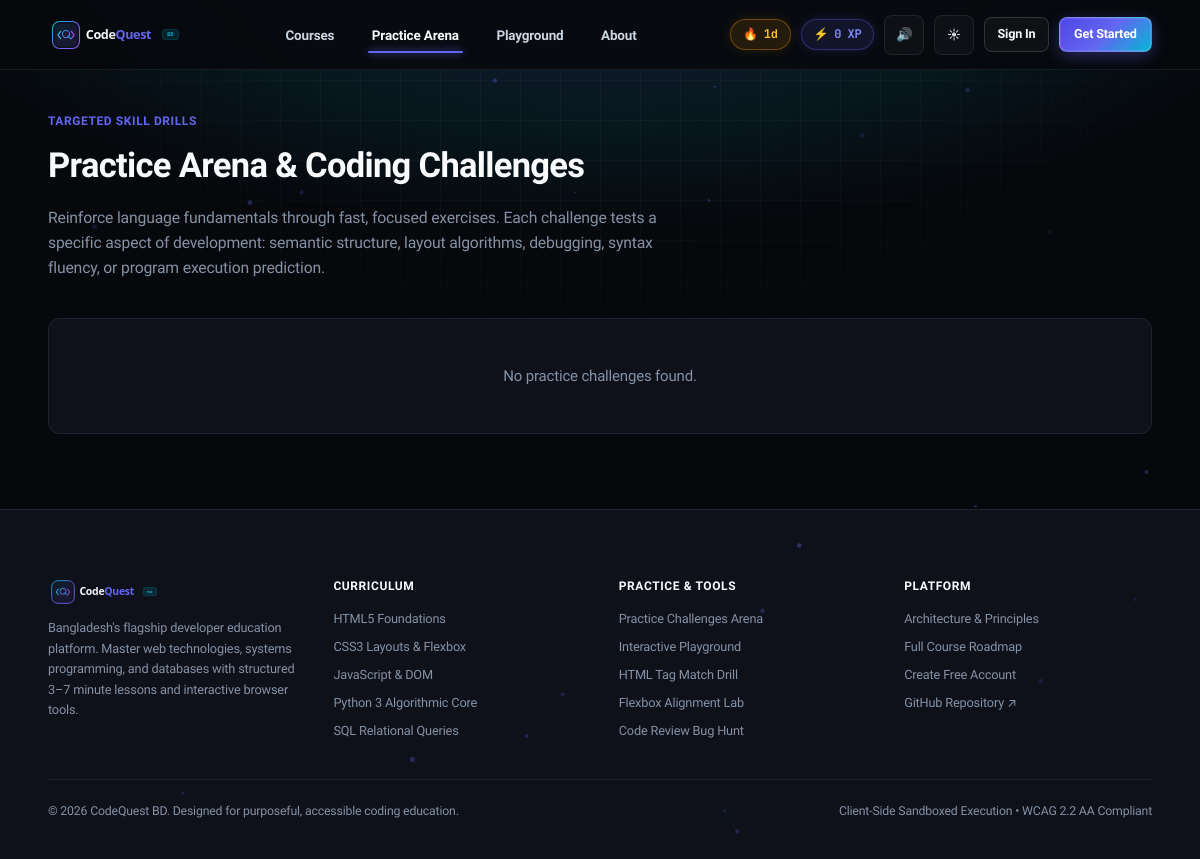
The page /games/ on the database as committed earlier.
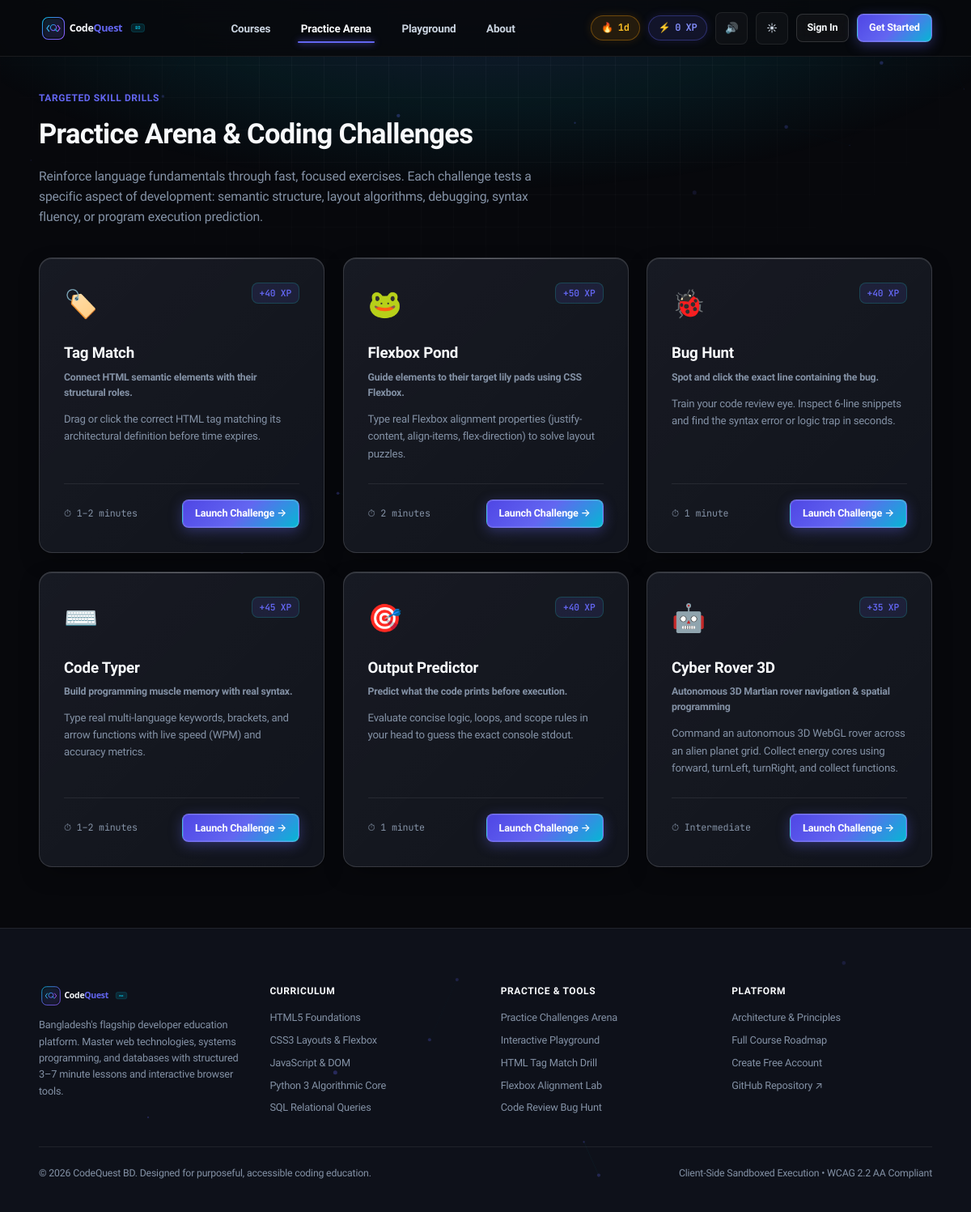
The same page on the database as committed later.
### learn/models.py (models this page shows, shortened)
class Game(models.Model):
    slug = models.SlugField(max_length=60, unique=True)
    title = models.CharField(max_length=120)
    tagline = models.CharField(max_length=240)
    description = models.TextField()
    category = models.CharField(max_length=80, default="Syntax Drill")
    difficulty = models.CharField(max_length=40, default="Beginner (1-2 min)")
    icon_svg = models.TextField(blank=True, default="")
    xp_per_win = models.PositiveIntegerField(default=50)
    order = models.PositiveIntegerField(default=0)
    class Meta:
        ordering = ["order", "id"]

### learn/views.py (the view)
# urls.py: path("games/", views.games_hub, name="games_hub"),
def games_hub(request):
    games = Game.objects.all()
    return render(request, "games/hub.html", {"games": games})

### learn/context_processors.py (called while the page is built, shortened)
def global_stats(request):
    xp = 0
    streak = 1
    completed_ids = []
    return {
        "ADMIN_URL": getattr(settings, "ADMIN_URL", "hidden-core-cms"),
        "user_xp": xp,
        "user_streak": streak,
        "completed_lesson_ids": completed_ids,
        "nav_languages": Language.objects.filter(is_active=True).prefetch_related("courses")[:6],
    }

### templates/games/hub.html (shortened to what this page needs)
{% extends "base.html" %}
{% block content %}
<div class="shell" style="padding-top: 2.5rem; padding-bottom: 5rem;">
  <div style="margin-bottom: 2.5rem;">
    <div style="display: inline-flex; align-items: center; gap: 0.5rem; font-size: 0.8rem; font-weight: 700; color: var(--accent); margin-bottom: 0.5rem; text-transform: uppercase; letter-spacing: 0.05em;">
      Targeted Skill Drills
    </div>
    <h1 style="font-size: 2.3rem; font-weight: 800; color: var(--text-primary); letter-spacing: -0.02em; margin-bottom: 0.75rem;">
      Practice Arena &amp; Coding Challenges
    </h1>
    <p style="font-size: 1.05rem; color: var(--text-muted); max-width: 650px; line-height: 1.6;">
      Reinforce language fundamentals through fast, focused exercises. Each challenge tests a specific aspect of development: semantic structure, layout algorithms, debugging, syntax fluency, or program execution prediction.
    </p>
  </div>
  <div style="display: grid; grid-template-columns: repeat(auto-fit, minmax(320px, 1fr)); gap: 1.5rem;">
    {% for game in games %}
    <div class="cq-card cq-card-interactive" style="display: flex; flex-direction: column; justify-content: space-between; padding: 2rem;">
      <div>
        <div style="display: flex; justify-content: space-between; align-items: flex-start; margin-bottom: 1.25rem;">
          <div style="font-size: 2.25rem;">{{ game.icon_svg|default:'🎯' }}</div>
          <span style="font-size: 0.75rem; font-family: var(--font-mono); font-weight: 600; color: var(--accent); background: var(--accent-subtle); border: 1px solid rgba(20, 184, 166, 0.25); padding: 0.2rem 0.6rem; border-radius: var(--radius-sm);">
            +{{ game.xp_per_win }} XP
          </span>
        </div>
        <h2 style="font-size: 1.25rem; font-weight: 700; color: var(--text-primary); margin-bottom: 0.35rem;">
          {{ game.title }}
        </h2>
        <div style="font-size: 0.82rem; font-weight: 600; color: var(--text-muted); margin-bottom: 0.75rem;">
          {{ game.tagline }}
        </div>
        <p style="font-size: 0.88rem; color: var(--text-muted); line-height: 1.6; margin-bottom: 1.75rem;">
          {{ game.description }}
        </p>
      </div>
      <div style="display: flex; align-items: center; justify-content: space-between; padding-top: 1.25rem; border-top: 1px solid var(--border-subtle);">
        <span style="font-size: 0.78rem; font-family: var(--font-mono); color: var(--text-muted);">
          ⏱ {{ game.difficulty }}
        </span>
        <a href="{% url 'game_play' game.slug %}" class="btn btn-primary" style="padding: 0.45rem 1rem; font-size: 0.84rem;">
          Launch Challenge &rarr;
        </a>
      </div>
    </div>
    {% empty %}
    <div style="grid-column: 1 / -1; text-align: center; padding: 3rem; color: var(--text-muted); background: var(--bg-surface); border-radius: var(--radius-md); border: 1px solid var(--border-subtle);">
      No practice challenges found.
    </div>
    {% endfor %}
  </div>
</div>
{% endblock %}

### templates/base.html (shortened to what this page needs)
{% load static %}
<!DOCTYPE html>
<html lang="en" data-theme="dark">
<head>
  <link rel="stylesheet" href="{% static 'css/codequest.css' %}?v=4.5" />
</head>
<body>
  <div class="ambient-glow-top"></div>
  <header class="cq-header">
    <div class="shell shell-wide">
      <nav class="cq-nav" aria-label="Main Navigation">
        <a href="{% url 'landing' %}" class="brand-logo" aria-label="CodeQuest Home">
          <img src="{% static 'img/logo.svg' %}" alt="CodeQuest BD" height="36" style="display: block; width: auto;" />
        </a>
        <ul class="nav-links">
          <li>
            <a href="{% url 'catalogue' %}" class="nav-link {% if '/courses/' in request.path %}active{% endif %}">
              Courses
            </a>
          </li>
          <li>
            <a href="{% url 'games_hub' %}" class="nav-link {% if '/games/' in request.path or '/practice/' in request.path %}active{% endif %}">
              Practice Arena
            </a>
          </li>
          <li>
            <a href="{% url 'playground' %}" class="nav-link {% if '/playground/' in request.path %}active{% endif %}">
              Playground
            </a>
          </li>
          <li>
            <a href="{% url 'about_view' %}" class="nav-link {% if '/about/' in request.path %}active{% endif %}">
              About
            </a>
          </li>
        </ul>
        <div class="nav-actions-cluster">
          <div class="streak-pill desktop-only-stat" title="Daily Learning Streak">
            <span>🔥</span>
            <span id="streakCount">{{ user_streak }}d</span>
          </div>
          <div class="xp-pill desktop-only-stat" title="Total XP Earned">
            <span>⚡</span>
            <span id="xpCount">{{ user_xp }}</span> XP
          </div>
          <button id="soundToggleBtn" class="btn btn-icon" title="Toggle Audio Feedback" aria-label="Toggle Audio Feedback">
          </button>
          <button id="themeToggleBtn" class="btn btn-icon" title="Toggle Light/Dark Theme" aria-label="Toggle Theme">
          </button>
          {% if user.is_authenticated %}
            <a href="{% url 'profile_view' %}" class="btn btn-ghost nav-auth-btn" style="padding: 0.45rem 0.85rem; font-size: 0.84rem;">
              Profile
            </a>
            <a href="{% url 'logout_view' %}" class="btn btn-ghost desktop-only-stat" style="padding: 0.45rem 0.75rem; font-size: 0.84rem; color: var(--text-muted);">
              Logout
            </a>
          {% else %}
            <a href="{% url 'login_view' %}" class="btn btn-ghost nav-auth-btn desktop-only-stat" style="padding: 0.45rem 0.85rem; font-size: 0.84rem;">
              Sign In
            </a>
            <a href="{% url 'signup_view' %}" class="btn btn-primary nav-auth-btn" style="padding: 0.45rem 0.95rem; font-size: 0.84rem;">
              Get Started
            </a>
          {% endif %}
        </div>
      </nav>
    </div>
  </header>
  <main style="flex: 1;">
    {% block content %}{% endblock %}
  </main>
  <footer class="cq-footer">
    <div class="shell">
      <div style="display: grid; grid-template-columns: repeat(auto-fit, minmax(220px, 1fr)); gap: 2.5rem; margin-bottom: 2.5rem;">
        <div>
          <div style="display: flex; align-items: center; gap: 0.65rem; margin-bottom: 0.75rem;">
            <img src="{% static 'img/logo.svg' %}" alt="CodeQuest BD" height="30" style="display: block;" />
          </div>
          <p style="font-size: 0.85rem; color: var(--text-muted); line-height: 1.6; max-width: 320px;">
            Bangladesh's flagship developer education platform. Master web technologies, systems programming, and databases with structured 3–7 minute lessons and interactive browser tools.
          </p>
        </div>
        <div>
          <div style="font-size: 0.8rem; font-weight: 700; color: var(--text-primary); text-transform: uppercase; letter-spacing: 0.05em; margin-bottom: 0.85rem;">
            Curriculum
          </div>
          <ul style="list-style: none; display: flex; flex-direction: column; gap: 0.5rem; font-size: 0.85rem;">
            <li><a href="{% url 'course_detail' 'html-core' %}">HTML5 Foundations</a></li>
            <li><a href="{% url 'course_detail' 'css-core' %}">CSS3 Layouts &amp; Flexbox</a></li>
            <li><a href="{% url 'course_detail' 'javascript-core' %}">JavaScript &amp; DOM</a></li>
            <li><a href="{% url 'course_detail' 'python-core' %}">Python 3 Algorithmic Core</a></li>
            <li><a href="{% url 'course_detail' 'sql-core' %}">SQL Relational Queries</a></li>
          </ul>
        </div>
        <div>
          <div style="font-size: 0.8rem; font-weight: 700; color: var(--text-primary); text-transform: uppercase; letter-spacing: 0.05em; margin-bottom: 0.85rem;">
            Practice &amp; Tools
          </div>
          <ul style="list-style: none; display: flex; flex-direction: column; gap: 0.5rem; font-size: 0.85rem;">
            <li><a href="{% url 'games_hub' %}">Practice Challenges Arena</a></li>
            <li><a href="{% url 'playground' %}">Interactive Playground</a></li>
            <li><a href="{% url 'game_play' 'tag-match' %}">HTML Tag Match Drill</a></li>
            <li><a href="{% url 'game_play' 'flexbox-pond' %}">Flexbox Alignment Lab</a></li>
            <li><a href="{% url 'game_play' 'bug-hunt' %}">Code Review Bug Hunt</a></li>
          </ul>
        </div>
        <div>
          <div style="font-size: 0.8rem; font-weight: 700; color: var(--text-primary); text-transform: uppercase; letter-spacing: 0.05em; margin-bottom: 0.85rem;">
            Platform
          </div>
          <ul style="list-style: none; display: flex; flex-direction: column; gap: 0.5rem; font-size: 0.85rem;">
            <li><a href="{% url 'about_view' %}">Architecture &amp; Principles</a></li>
            <li><a href="{% url 'catalogue' %}">Full Course Roadmap</a></li>
            {% if user.is_authenticated %}
              <li><a href="{% url 'profile_view' %}">Your Learning Profile</a></li>
            {% else %}
              <li><a href="{% url 'signup_view' %}">Create Free Account</a></li>
            {% endif %}
            <li><a href="https://github.com/Sakib20050413/codequest-bd" target="_blank" rel="noopener">GitHub Repository ↗</a></li>
          </ul>
        </div>
      </div>
      <div style="display: flex; flex-wrap: wrap; justify-content: space-between; align-items: center; gap: 1rem; padding-top: 1.5rem; border-top: 1px solid var(--border-subtle); font-size: 0.82rem; color: var(--text-muted);">
        <div>
          &copy; {% now "Y" %} CodeQuest BD. Designed for purposeful, accessible coding education.
        </div>
        <div>
          Client-Side Sandboxed Execution &bull; WCAG 2.2 AA Compliant
        </div>
      </div>
    </div>
  </footer>
</body>
</html>

Rows that differ between the two databases and show on the page:
added Game: icon_svg "🏷️", xp_per_win "40", title "Tag Match", tagline "Connect HTML semantic elements with their structural roles.", description "Drag or click the correct HTML tag matching its architectural definition before time expires.", difficulty "1–2 minutes"
added Game: icon_svg "🐸", xp_per_win "50", title "Flexbox Pond", tagline "Guide elements to their target lily pads using CSS Flexbox.", description "Type real Flexbox alignment properties (justify-content, align-items, flex-direction) to solve layout puzzles.", difficulty "2 minutes"
added Game: icon_svg "🐞", xp_per_win "40", title "Bug Hunt", tagline "Spot and click the exact line containing the bug.", description "Train your code review eye. Inspect 6-line snippets and find the syntax error or logic trap in seconds.", difficulty "1 minute"
added Game: icon_svg "⌨️", xp_per_win "45", title "Code Typer", tagline "Build programming muscle memory with real syntax.", description "Type real multi-language keywords, brackets, and arrow functions with live speed (WPM) and accuracy metrics.", difficulty "1–2 minutes"
added Game: icon_svg "🎯", xp_per_win "40", title "Output Predictor", tagline "Predict what the code prints before execution.", description "Evaluate concise logic, loops, and scope rules in your head to guess the exact console stdout.", difficulty "1 minute"
added Game: icon_svg "🤖", xp_per_win "35", title "Cyber Rover 3D", tagline "Autonomous 3D Martian rover navigation & spatial programming", description "Command an autonomous 3D WebGL rover across an alien planet grid. Collect energy cores using forward, turnLeft, turnRight, and collect functions.", difficulty "Intermediate"
Other text that changed with them:
text no longer shown: "No practice challenges found."
